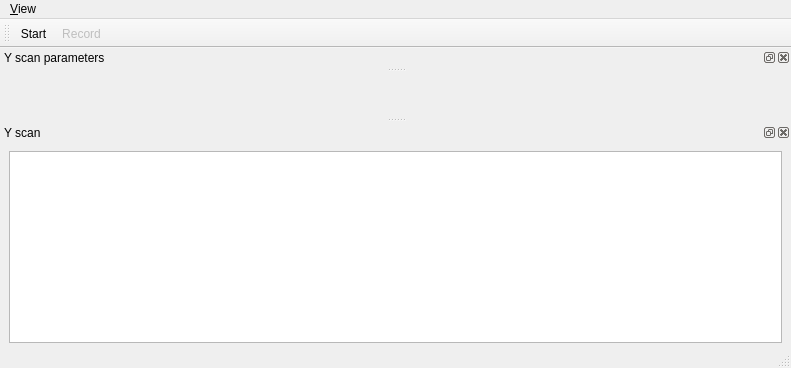
<?xml version="1.0" encoding="UTF-8"?>
<ui version="4.0">
 <class>MainWindow</class>
 <widget class="QMainWindow" name="MainWindow">
  <property name="geometry">
   <rect>
    <x>0</x>
    <y>0</y>
    <width>791</width>
    <height>368</height>
   </rect>
  </property>
  <property name="windowTitle">
   <string>qudi: Y scan</string>
  </property>
  <widget class="QWidget" name="centralwidget"/>
  <widget class="QMenuBar" name="menubar">
   <property name="geometry">
    <rect>
     <x>0</x>
     <y>0</y>
     <width>791</width>
     <height>21</height>
    </rect>
   </property>
   <widget class="QMenu" name="menuView">
    <property name="title">
     <string>&amp;View</string>
    </property>
    <addaction name="viewAction"/>
    <addaction name="separator"/>
    <addaction name="separator"/>
    <addaction name="actionClose"/>
   </widget>
   <addaction name="menuView"/>
  </widget>
  <widget class="QStatusBar" name="statusbar"/>
  <widget class="QDockWidget" name="traceDockWidget">
   <property name="minimumSize">
    <size>
     <width>89</width>
     <height>202</height>
    </size>
   </property>
   <property name="windowTitle">
    <string>Y scan</string>
   </property>
   <attribute name="dockWidgetArea">
    <number>8</number>
   </attribute>
   <widget class="QWidget" name="dockWidgetContents">
    <layout class="QGridLayout" name="gridLayout">
     <property name="topMargin">
      <number>9</number>
     </property>
     <property name="bottomMargin">
      <number>3</number>
     </property>
     <item row="2" column="1" colspan="2">
      <widget class="PlotWidget" name="trace_PlotWidget"/>
     </item>
    </layout>
   </widget>
  </widget>
  <widget class="QToolBar" name="controlToolBar">
   <property name="enabled">
    <bool>true</bool>
   </property>
   <property name="windowTitle">
    <string>Controls</string>
   </property>
   <property name="toolButtonStyle">
    <enum>Qt::ToolButtonTextBesideIcon</enum>
   </property>
   <attribute name="toolBarArea">
    <enum>TopToolBarArea</enum>
   </attribute>
   <attribute name="toolBarBreak">
    <bool>false</bool>
   </attribute>
   <addaction name="startAction"/>
   <addaction name="recordAction"/>
  </widget>
  <widget class="QDockWidget" name="dockWidget">
   <property name="maximumSize">
    <size>
     <width>524287</width>
     <height>50</height>
    </size>
   </property>
   <property name="baseSize">
    <size>
     <width>0</width>
     <height>50</height>
    </size>
   </property>
   <property name="allowedAreas">
    <set>Qt::BottomDockWidgetArea|Qt::TopDockWidgetArea</set>
   </property>
   <property name="windowTitle">
    <string>Y scan parameters</string>
   </property>
   <attribute name="dockWidgetArea">
    <number>4</number>
   </attribute>
   <widget class="QWidget" name="dockWidgetContents_2">
    <widget class="QWidget" name="layoutWidget">
     <property name="geometry">
      <rect>
       <x>10</x>
       <y>0</y>
       <width>549</width>
       <height>22</height>
      </rect>
     </property>
     <layout class="QHBoxLayout" name="horizontalLayout">
      <item>
       <widget class="QLabel" name="Zmin">
        <property name="text">
         <string>Y min:</string>
        </property>
       </widget>
      </item>
      <item>
       <widget class="ScienDSpinBox" name="zminSpinBox">
        <property name="buttonSymbols">
         <enum>QAbstractSpinBox::NoButtons</enum>
        </property>
        <property name="decimals">
         <number>3</number>
        </property>
        <property name="minimum">
         <double>-1000.000000000000000</double>
        </property>
        <property name="maximum">
         <double>1000.000000000000000</double>
        </property>
        <property name="singleStep">
         <double>0.010000000000000</double>
        </property>
       </widget>
      </item>
      <item>
       <widget class="QLabel" name="label">
        <property name="text">
         <string>Y max:</string>
        </property>
       </widget>
      </item>
      <item>
       <widget class="ScienDSpinBox" name="zmaxSpinBox">
        <property name="buttonSymbols">
         <enum>QAbstractSpinBox::NoButtons</enum>
        </property>
        <property name="suffix">
         <string/>
        </property>
        <property name="decimals">
         <number>3</number>
        </property>
        <property name="minimum">
         <double>-1000.000000000000000</double>
        </property>
        <property name="maximum">
         <double>1000.000000000000000</double>
        </property>
        <property name="singleStep">
         <double>0.010000000000000</double>
        </property>
       </widget>
      </item>
      <item>
       <widget class="QLabel" name="label_2">
        <property name="text">
         <string>Number of points:</string>
        </property>
       </widget>
      </item>
      <item>
       <widget class="QSpinBox" name="npointsSpinBox">
        <property name="buttonSymbols">
         <enum>QAbstractSpinBox::NoButtons</enum>
        </property>
        <property name="maximum">
         <number>500</number>
        </property>
       </widget>
      </item>
      <item>
       <widget class="QLabel" name="label_3">
        <property name="text">
         <string>Integration time (ms):</string>
        </property>
       </widget>
      </item>
      <item>
       <widget class="ScienDSpinBox" name="inttimeSpinBox">
        <property name="enabled">
         <bool>true</bool>
        </property>
        <property name="buttonSymbols">
         <enum>QAbstractSpinBox::NoButtons</enum>
        </property>
        <property name="maximum">
         <double>299.990000000000009</double>
        </property>
       </widget>
      </item>
     </layout>
    </widget>
   </widget>
  </widget>
  <action name="startAction">
   <property name="checkable">
    <bool>true</bool>
   </property>
   <property name="icon">
    <iconset>
     <normaloff>../../artwork/icons/qudiTheme/22x22/scan-xy-start.png</normaloff>../../artwork/icons/qudiTheme/22x22/scan-xy-start.png</iconset>
   </property>
   <property name="text">
    <string>Start</string>
   </property>
   <property name="toolTip">
    <string>Start</string>
   </property>
  </action>
  <action name="recordAction">
   <property name="checkable">
    <bool>true</bool>
   </property>
   <property name="enabled">
    <bool>false</bool>
   </property>
   <property name="icon">
    <iconset>
     <normaloff>../../artwork/icons/qudiTheme/22x22/record-counter.png</normaloff>../../artwork/icons/qudiTheme/22x22/record-counter.png</iconset>
   </property>
   <property name="text">
    <string>Record</string>
   </property>
   <property name="toolTip">
    <string>Save count trace to file</string>
   </property>
  </action>
  <action name="viewAction">
   <property name="checkable">
    <bool>true</bool>
   </property>
   <property name="text">
    <string>&amp;Display</string>
   </property>
   <property name="toolTip">
    <string>Show the Data display</string>
   </property>
  </action>
  <action name="actionClose">
   <property name="icon">
    <iconset>
     <normaloff>../../artwork/icons/oxygen/22x22/application-exit.png</normaloff>../../artwork/icons/oxygen/22x22/application-exit.png</iconset>
   </property>
   <property name="text">
    <string>&amp;Close</string>
   </property>
  </action>
 </widget>
 <customwidgets>
  <customwidget>
   <class>PlotWidget</class>
   <extends>QGraphicsView</extends>
   <header>pyqtgraph</header>
  </customwidget>
  <customwidget>
   <class>ScienDSpinBox</class>
   <extends>QDoubleSpinBox</extends>
   <header>qtwidgets.scientific_spinbox.h</header>
  </customwidget>
 </customwidgets>
 <resources/>
 <connections>
  <connection>
   <sender>viewAction</sender>
   <signal>triggered(bool)</signal>
   <receiver>traceDockWidget</receiver>
   <slot>setVisible(bool)</slot>
   <hints>
    <hint type="sourcelabel">
     <x>-1</x>
     <y>-1</y>
    </hint>
    <hint type="destinationlabel">
     <x>399</x>
     <y>136</y>
    </hint>
   </hints>
  </connection>
  <connection>
   <sender>traceDockWidget</sender>
   <signal>visibilityChanged(bool)</signal>
   <receiver>viewAction</receiver>
   <slot>setChecked(bool)</slot>
   <hints>
    <hint type="sourcelabel">
     <x>399</x>
     <y>136</y>
    </hint>
    <hint type="destinationlabel">
     <x>-1</x>
     <y>-1</y>
    </hint>
   </hints>
  </connection>
  <connection>
   <sender>actionClose</sender>
   <signal>triggered()</signal>
   <receiver>MainWindow</receiver>
   <slot>close()</slot>
   <hints>
    <hint type="sourcelabel">
     <x>-1</x>
     <y>-1</y>
    </hint>
    <hint type="destinationlabel">
     <x>395</x>
     <y>183</y>
    </hint>
   </hints>
  </connection>
 </connections>
</ui>
